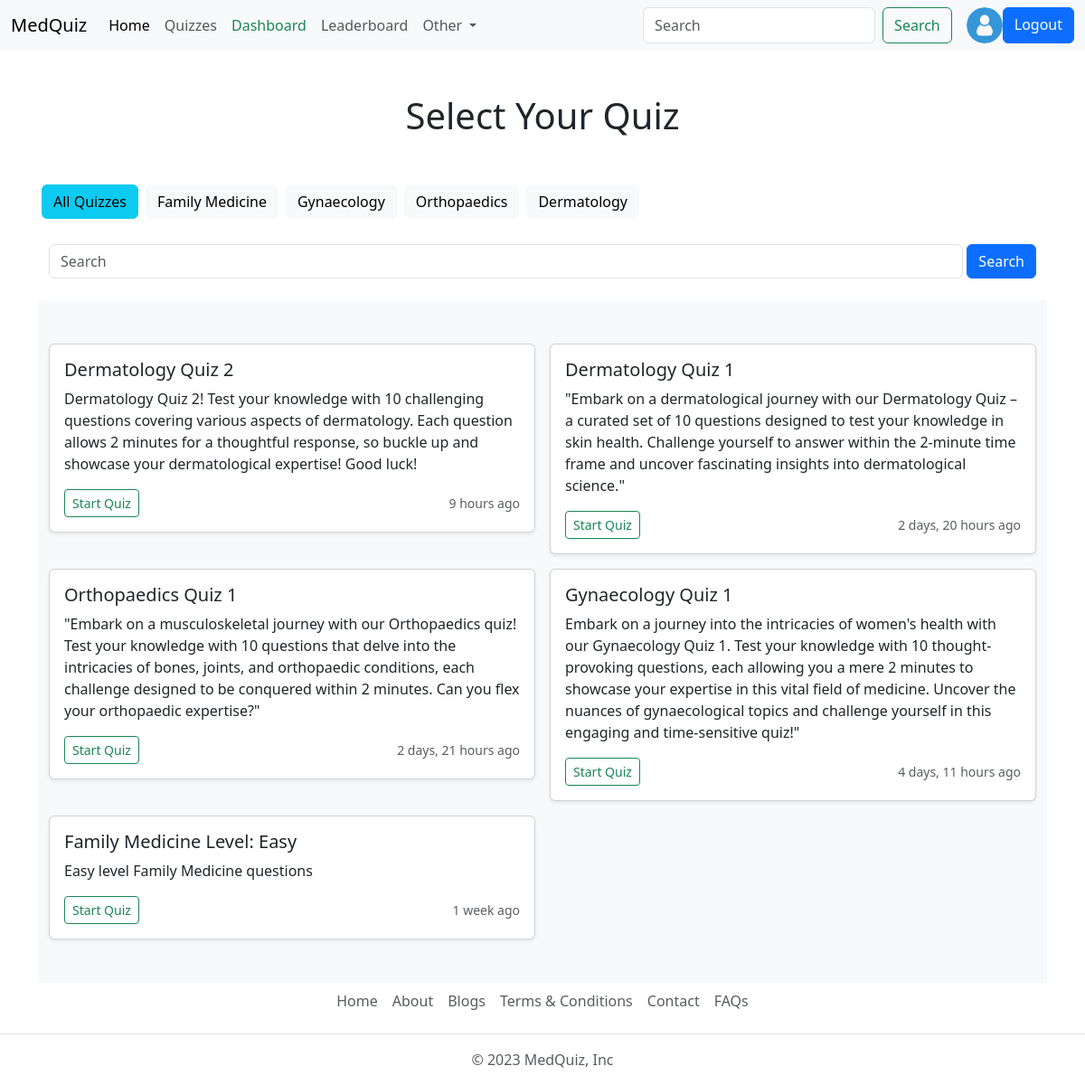
The page /quiz/all_quiz (signed in) on the database its author committed.
### account/models.py (models this page shows, shortened)
class Profile(models.Model):
    user =  models.OneToOneField(User, on_delete=models.CASCADE, null=True) #verbose_collumn
    bio = models.TextField(blank=True, null=True)
    profile_images = models.ImageField(upload_to='profile_images/', default='usericon.png', blank=True, null=True, verbose_name='Profile Picture')
    location = models.CharField(max_length=110, blank=True, null=True)
    GENDER = (
        ('Male', 'Male'),
        ('Female', 'Female'),
        ('Other', 'Other'),
    )
    gender = models.CharField(max_length=6,choices=GENDER, blank=True, null=True)

### quiz/models.py (models this page shows, shortened)
class Category(models.Model):
    name = models.CharField(max_length=15)
    class Meta:
        verbose_name_plural = 'Categories'

class Quiz(models.Model):
    title = models.CharField(max_length=255)
    description = models.TextField()
    category = models.ForeignKey(Category, on_delete=models.CASCADE)
    quiz_file = models.FileField(upload_to='quiz/')
    created_at = models.DateTimeField(auto_now_add=True)
    updated_at = models.DateTimeField(auto_now=True)
    class Meta:
        verbose_name_plural = 'Quizzes'

### quiz/views.py (the view)
# urls.py: path('all_quiz', views.all_quiz_view, name='all_quiz'),
@login_required(login_url='login')
def all_quiz_view(request):
    user_object = User.objects.get(username=request.user)
    user_profile = Profile.objects.get(user=user_object)
    quizzes = Quiz.objects.order_by('-created_at')
    categories = Category.objects.all()
    context = {"user_profile": user_profile, "quizzes": quizzes, "categories": categories}
    return render(request, 'All-quiz.html', context)

### templates/All-quiz.html (shortened to what this page needs)
{% extends 'index.html' %}
{% block content %}
      <h1 class="diplay-2 text-center my-5">Select Your Quiz</h1>
      <div class="container">
        <div class="d-flex flex-wrap">
        <a href="{% url 'all_quiz' %}" type="button" class="btn btn-info m-1">All Quizzes</a>
        {% for category in categories %}
        <a href="{% url 'search' category.name %}" type="button" class="btn btn-light m-1">{{category.name}}</a>
        {% endfor %}
      </div>
        <form class="container d-flex my-4" role="search" method="get" action="{% url 'search' ' ' %}"  >
          <input name="q" class="form-control me-1" type="search" placeholder="Search" aria-label="Search">
          <a href="#" type="submit" class="btn btn-primary">Search</a>
      </form>
      <div class="album py-5 bg-body-tertiary ">
        <div class="container">
          <div class="row row-cols-1 row-cols-md-2 g-3">
            {% if quizzes|length > 0 %}
                {% for quiz in quizzes %}
                    <div class="col">
                        <div class="card shadow-sm">
                            <div class="card-body">
                                <h5 class="card-title">{{ quiz.title }}</h5>
                                <p class="card-text">{{ quiz.description }}</p>
                                <div class="d-flex justify-content-between align-items-center">
                                    <div class="btn-group">
                                        <a href="{% url 'quiz' quiz.id %}" type="button"
                                            class="btn btn-sm btn-outline-success">Start Quiz</a>
                                    </div>
                                    <small class="text-body-secondary">{{ quiz.created_at|timesince }} ago</small>
                                </div>
                            </div>
                        </div>
                    </div>
                {% endfor %}
            {% else %}
                <div class="col-lg-12 col-md-12 col-12">
                    <p class="text-center text-danger fs-5">There is no quiz available for this category</p>
                </div>
            {% endif %}
        </div>
        </div>
      </div>
{% endblock content %}

### templates/components/navbar.html (shortened to what this page needs)
    <nav class="navbar navbar-expand-lg bg-body-tertiary d-none d-lg-block">
        <div class="container-fluid">
          <a class="navbar-brand" href="{% url 'home' %}">MedQuiz</a>
          <div class="collapse navbar-collapse" id="navbarSupportedContent">
            <ul class="navbar-nav me-auto mb-2 mb-lg-0">
              <li class="nav-item">
                <a class="nav-link active" aria-current="page" href="{% url 'home' %}">Home</a>
              </li>
              <li class="nav-item">
                <a class="nav-link" href="{% url 'all_quiz' %}">Quizzes</a>
              </li>
              {% if request.user.is_superuser %}
              <li class="nav-item">
                  <a class="nav-link text-success" href="{% url 'dashboard' %}">Dashboard</a>
              </li>
              {% endif %}
              <li class="nav-item">
                <a class="nav-link" href="{% url 'leaderboard' %}">Leaderboard</a>
              </li>
              <li class="nav-item dropdown">
                <a class="nav-link dropdown-toggle" href="#" role="button" data-bs-toggle="dropdown" aria-expanded="false">
                  Other
                </a>
              </li>
            </ul>
            <form class="d-flex" role="search" action="{% url 'search_users' %}">
              <input class="form-control me-2" type="search" name="q" placeholder="Search" aria-label="Search">
              <button class="btn btn-outline-success" type="submit">Search</button>
              {% if request.user.is_authenticated %}
                <img src="{{user_profile.profile_images.url}}" class="rounded-circle" width="40" height="40" alt="profile_images">
              <a href="{% url 'logout' %}" class="btn btn-primary">Logout</a>
              {% else %}
              <a href="{% url 'login' %}" class="btn btn-primary">Login</a>
              {% endif %}
            </form>
          </div>
        </div>
      </nav>

### rows shown on the page
Profile: profile_images (picture)
Category: name "Family Medicine"
Category: name "Gynaecology"
Category: name "Orthopaedics"
Category: name "Dermatology"
Quiz: title "Dermatology Quiz 2", description "Dermatology Quiz 2! Test your knowledge with 10 challenging questions covering various aspects of dermatology. Each question allows 2 minutes for a thoughtful response, so buckle up and showcase your dermatological expertise! Good luck!", created_at "9 hours"
Quiz: title "Dermatology Quiz 1", description "\"Embark on a dermatological journey with our Dermatology Quiz – a curated set of 10 questions designed to test your knowledge in skin health. Challenge yourself to answer within the 2-minute time frame and uncover fascinating insights into dermatological science.\"", created_at "2 days, 20 hours"
Quiz: title "Orthopaedics Quiz 1", description "\"Embark on a musculoskeletal journey with our Orthopaedics quiz! Test your knowledge with 10 questions that delve into the intricacies of bones, joints, and orthopaedic conditions, each challenge designed to be conquered within 2 minutes. Can you flex your orthopaedic expertise?\"", created_at "2 days, 21 hours"
Quiz: title "Gynaecology Quiz 1", description "Embark on a journey into the intricacies of women's health with our Gynaecology Quiz 1. Test your knowledge with 10 thought-provoking questions, each allowing you a mere 2 minutes to showcase your expertise in this vital field of medicine. Uncover the nuances of gynaecological topics and challenge yourself in this engaging and time-sensitive quiz!\"", created_at "4 days, 11 hours"
Quiz: title "Family Medicine Level: Easy", description "Easy level Family Medicine questions", created_at "1 week"
